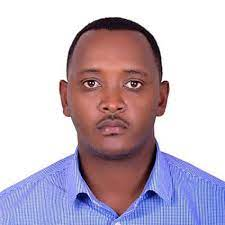
#> input picture ImageResize/input_photos/116.jpg, 225 x 225 px; its folder holds 4 pictures in this run
$ python ResizethePhoto.py
#> lines starting #> are read from the running program, lines starting #| are printed output that depends on the picture
import cv2
import os

# Input & Output folders
input_folder = "input_photos"  # Folder containing original images
output_folder = "resized_photos"  # Folder to save resized images

# Target dimensions (width, height)
target_size = (400, 514)  # Customize as needed

# Create output folder if it doesn't exist
if not os.path.exists(output_folder):
    os.makedirs(output_folder)

# Loop through all images in input folder
for filename in os.listdir(input_folder):
    if filename.endswith((".jpg", ".jpeg", ".png")):
        # Read image
        img_path = os.path.join(input_folder, filename)
        img = cv2.imread(img_path)
#> img is the input picture: shape (225, 225, 3); mean B, G, R 195.9, 181.1, 194.6

        if img is not None:
            # Resize image
            resized_img = cv2.resize(img, target_size)
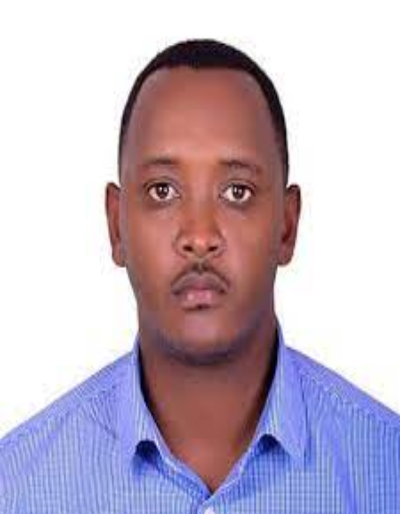
#> resized_img: shape (514, 400, 3); mean B, G, R 195.9, 181.1, 194.5

            # Save resized image
            output_path = os.path.join(output_folder, filename)
            cv2.imwrite(output_path, resized_img)
            print(f"Resized: {filename}")
        else:
            print(f"Failed to read: {filename}")
#> pass 2 of the loop `for filename in os.listdir(input_folder):`:
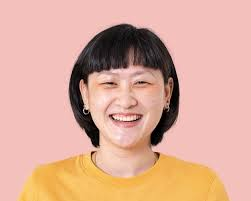
#> input picture ImageResize/input_photos/144.jpg, 251 x 201 px
#> img is the input picture: shape (201, 251, 3); mean B, G, R 153.2, 171.5, 218.6
#> `resized_img = cv2.resize(img, target_size)`:
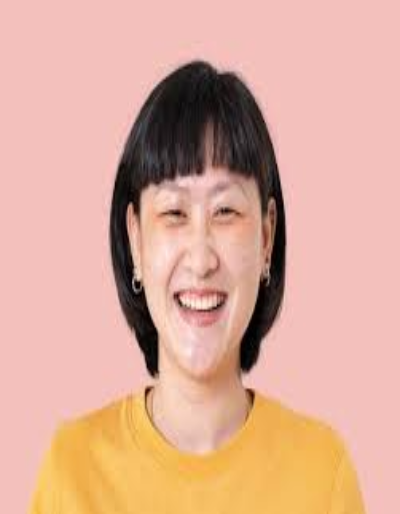
#> resized_img: shape (514, 400, 3); mean B, G, R 153.2, 171.4, 218.5
#> pass 3 of the loop `for filename in os.listdir(input_folder):`:
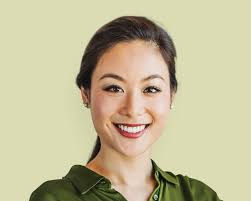
#> input picture ImageResize/input_photos/145.jpg, 251 x 201 px
#> img is the input picture: shape (201, 251, 3); mean B, G, R 152.7, 187.7, 194.8
#> `resized_img = cv2.resize(img, target_size)`:
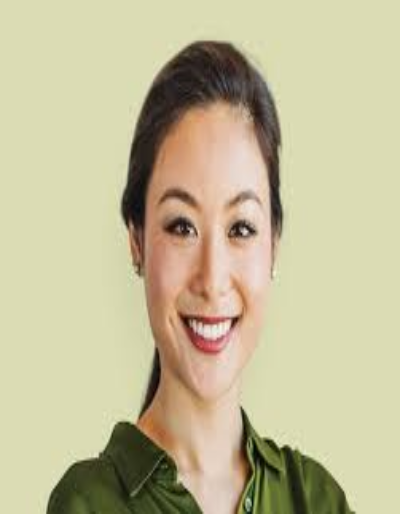
#> resized_img: shape (514, 400, 3); mean B, G, R 152.7, 187.6, 194.7
#> the loop made 4 passes; the first 3 are shown

print("All images resized successfully!")
